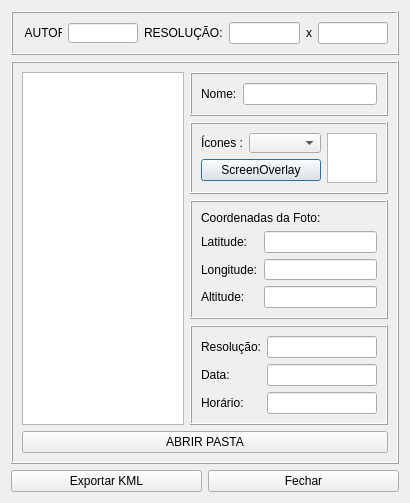
<?xml version="1.0" encoding="UTF-8"?>
<ui version="4.0">
 <class>Dialog</class>
 <widget class="QDialog" name="Dialog">
  <property name="windowModality">
   <enum>Qt::ApplicationModal</enum>
  </property>
  <property name="geometry">
   <rect>
    <x>0</x>
    <y>0</y>
    <width>410</width>
    <height>503</height>
   </rect>
  </property>
  <property name="minimumSize">
   <size>
    <width>400</width>
    <height>503</height>
   </size>
  </property>
  <property name="maximumSize">
   <size>
    <width>1000</width>
    <height>1000</height>
   </size>
  </property>
  <property name="windowTitle">
   <string>Dialog</string>
  </property>
  <property name="windowIcon">
   <iconset>
    <normaloff>../icones/fotos.png</normaloff>../icones/fotos.png</iconset>
  </property>
  <layout class="QGridLayout" name="gridLayout_16">
   <item row="0" column="0">
    <layout class="QGridLayout" name="gridLayout_15">
     <item row="0" column="0">
      <layout class="QGridLayout" name="gridLayout_14">
       <item row="0" column="0">
        <widget class="QFrame" name="frame_2">
         <property name="frameShape">
          <enum>QFrame::Box</enum>
         </property>
         <property name="frameShadow">
          <enum>QFrame::Raised</enum>
         </property>
         <layout class="QGridLayout" name="gridLayout_3">
          <item row="0" column="0">
           <widget class="QLabel" name="label">
            <property name="maximumSize">
             <size>
              <width>40</width>
              <height>16</height>
             </size>
            </property>
            <property name="text">
             <string> AUTOR:</string>
            </property>
           </widget>
          </item>
          <item row="0" column="1">
           <widget class="QLineEdit" name="lineEdit_Autor">
            <property name="maximumSize">
             <size>
              <width>160</width>
              <height>20</height>
             </size>
            </property>
           </widget>
          </item>
          <item row="0" column="2">
           <widget class="QLabel" name="label_2">
            <property name="text">
             <string>RESOLUÇÃO:</string>
            </property>
           </widget>
          </item>
          <item row="0" column="3">
           <widget class="QLineEdit" name="lineEditExibir"/>
          </item>
          <item row="0" column="4">
           <widget class="QLabel" name="label_11">
            <property name="text">
             <string>x</string>
            </property>
           </widget>
          </item>
          <item row="0" column="5">
           <widget class="QLineEdit" name="lineEditExibir2"/>
          </item>
         </layout>
        </widget>
       </item>
       <item row="1" column="0">
        <widget class="QFrame" name="frame">
         <property name="frameShape">
          <enum>QFrame::Box</enum>
         </property>
         <property name="frameShadow">
          <enum>QFrame::Raised</enum>
         </property>
         <layout class="QGridLayout" name="gridLayout_12">
          <item row="0" column="0">
           <layout class="QGridLayout" name="gridLayout_11">
            <item row="0" column="0">
             <layout class="QGridLayout" name="gridLayout_10">
              <item row="0" column="0">
               <widget class="QTableView" name="tableViewFotos">
                <property name="maximumSize">
                 <size>
                  <width>170</width>
                  <height>360</height>
                 </size>
                </property>
               </widget>
              </item>
              <item row="0" column="1">
               <layout class="QGridLayout" name="gridLayout_9">
                <item row="0" column="0">
                 <widget class="QFrame" name="frame_5">
                  <property name="frameShape">
                   <enum>QFrame::Box</enum>
                  </property>
                  <property name="frameShadow">
                   <enum>QFrame::Raised</enum>
                  </property>
                  <layout class="QGridLayout" name="gridLayout_6">
                   <item row="0" column="0">
                    <widget class="QLabel" name="label_8">
                     <property name="text">
                      <string>Nome:</string>
                     </property>
                    </widget>
                   </item>
                   <item row="0" column="1">
                    <widget class="QLineEdit" name="lineEdit_Nome"/>
                   </item>
                  </layout>
                 </widget>
                </item>
                <item row="1" column="0">
                 <widget class="QFrame" name="frame_8">
                  <property name="frameShape">
                   <enum>QFrame::Box</enum>
                  </property>
                  <property name="frameShadow">
                   <enum>QFrame::Raised</enum>
                  </property>
                  <layout class="QGridLayout" name="gridLayout_8">
                   <item row="0" column="0">
                    <layout class="QGridLayout" name="gridLayout_7">
                     <item row="0" column="0">
                      <layout class="QGridLayout" name="gridLayout_5">
                       <item row="0" column="0">
                        <layout class="QGridLayout" name="gridLayout">
                         <item row="0" column="0">
                          <widget class="QLabel" name="label_9">
                           <property name="text">
                            <string>Ícones :</string>
                           </property>
                          </widget>
                         </item>
                         <item row="0" column="1">
                          <widget class="QComboBox" name="comboBoxLinks">
                           <property name="maximumSize">
                            <size>
                             <width>80</width>
                             <height>20</height>
                            </size>
                           </property>
                          </widget>
                         </item>
                        </layout>
                       </item>
                       <item row="1" column="0">
                        <widget class="QPushButton" name="pushButton_Screen">
                         <property name="styleSheet">
                          <string notr="true">QPushButton {
    /* Mantém o estilo original do botão */
    transition: all 0.2s ease; /* Suaviza todas as transições de estado */
}

QPushButton:hover {
    background-color: qlineargradient(spread:pad, x1:0, y1:0, x2:0, y2:1, stop:0 #00f7ff, stop:1 #00d9ff); /* Gradiente suave em tons de azul neon */
    border: 1px solid #00b3cc; /* Borda azul neon mais escura */
    border-radius: 4px; /* Cantos arredondados */
    box-shadow: 0px 4px 8px rgba(0, 247, 255, 0.8); /* Sombra azul neon brilhante e levemente deslocada para dar profundidade */
}

QPushButton:pressed {
    background-color: qlineargradient(spread:pad, x1:0, y1:0, x2:0, y2:1, stop:0 #00d9ff, stop:1 #00b3cc); /* Gradiente mais escuro para efeito pressionado */
    border: 1px solid #0099b3; /* Borda azul neon ainda mais escura */
    box-shadow: inset 0px 4px 8px rgba(0, 247, 255, 0.8); /* Sombra interna para dar a impressão de que o botão foi pressionado */
    transform: scale(0.98); /* Leve redução no tamanho para simular o pressionar */
}
</string>
                         </property>
                         <property name="text">
                          <string>ScreenOverlay</string>
                         </property>
                        </widget>
                       </item>
                      </layout>
                     </item>
                     <item row="0" column="1">
                      <widget class="QGraphicsView" name="graphicsViewIcones">
                       <property name="sizePolicy">
                        <sizepolicy hsizetype="Fixed" vsizetype="Fixed">
                         <horstretch>0</horstretch>
                         <verstretch>0</verstretch>
                        </sizepolicy>
                       </property>
                       <property name="maximumSize">
                        <size>
                         <width>50</width>
                         <height>50</height>
                        </size>
                       </property>
                      </widget>
                     </item>
                    </layout>
                   </item>
                  </layout>
                 </widget>
                </item>
                <item row="2" column="0">
                 <widget class="QFrame" name="frame_3">
                  <property name="frameShape">
                   <enum>QFrame::Box</enum>
                  </property>
                  <property name="frameShadow">
                   <enum>QFrame::Raised</enum>
                  </property>
                  <layout class="QGridLayout" name="gridLayout_4">
                   <item row="0" column="0" colspan="2">
                    <widget class="QLabel" name="label_4">
                     <property name="text">
                      <string>Coordenadas da Foto:</string>
                     </property>
                    </widget>
                   </item>
                   <item row="1" column="0">
                    <widget class="QLabel" name="label_5">
                     <property name="text">
                      <string>Latitude:</string>
                     </property>
                    </widget>
                   </item>
                   <item row="1" column="1">
                    <widget class="QLineEdit" name="lineEditLatitude"/>
                   </item>
                   <item row="2" column="0">
                    <widget class="QLabel" name="label_6">
                     <property name="text">
                      <string>Longitude:</string>
                     </property>
                    </widget>
                   </item>
                   <item row="2" column="1">
                    <widget class="QLineEdit" name="lineEditLongitude"/>
                   </item>
                   <item row="3" column="0">
                    <widget class="QLabel" name="label_10">
                     <property name="text">
                      <string>Altitude:</string>
                     </property>
                    </widget>
                   </item>
                   <item row="3" column="1">
                    <widget class="QLineEdit" name="lineEditAltitude"/>
                   </item>
                  </layout>
                 </widget>
                </item>
                <item row="3" column="0">
                 <widget class="QFrame" name="frame_4">
                  <property name="frameShape">
                   <enum>QFrame::Box</enum>
                  </property>
                  <property name="frameShadow">
                   <enum>QFrame::Raised</enum>
                  </property>
                  <layout class="QGridLayout" name="gridLayout_2">
                   <item row="0" column="0">
                    <widget class="QLabel" name="label_3">
                     <property name="text">
                      <string>Resolução:</string>
                     </property>
                    </widget>
                   </item>
                   <item row="0" column="1">
                    <widget class="QLineEdit" name="lineEditResolucao"/>
                   </item>
                   <item row="1" column="0">
                    <widget class="QLabel" name="label_13">
                     <property name="text">
                      <string>Data:</string>
                     </property>
                    </widget>
                   </item>
                   <item row="1" column="1">
                    <widget class="QLineEdit" name="lineEditData"/>
                   </item>
                   <item row="2" column="0">
                    <widget class="QLabel" name="label_14">
                     <property name="text">
                      <string>Horário:</string>
                     </property>
                    </widget>
                   </item>
                   <item row="2" column="1">
                    <widget class="QLineEdit" name="lineEditHorario"/>
                   </item>
                  </layout>
                 </widget>
                </item>
               </layout>
              </item>
             </layout>
            </item>
            <item row="1" column="0">
             <widget class="QPushButton" name="pushButtonAbrir">
              <property name="styleSheet">
               <string notr="true">QPushButton {
    /* Mantém o estilo original do botão */
    transition: all 0.2s ease; /* Suaviza todas as transições de estado */
}

QPushButton:hover {
    background-color: qlineargradient(spread:pad, x1:0, y1:0, x2:0, y2:1, stop:0 #80dfff, stop:1 #66c2ff); /* Gradiente suave em tons de azul malibu */
    border: 1px solid #3399ff; /* Borda azul malibu mais escura */
    border-radius: 4px; /* Cantos arredondados */
    box-shadow: 0px 4px 8px rgba(102, 194, 255, 0.8); /* Sombra azul malibu brilhante e levemente deslocada para dar profundidade */
}

QPushButton:pressed {
    background-color: qlineargradient(spread:pad, x1:0, y1:0, x2:0, y2:1, stop:0 #66c2ff, stop:1 #3399ff); /* Gradiente mais escuro para efeito pressionado */
    border: 1px solid #007acc; /* Borda azul malibu ainda mais escura */
    box-shadow: inset 0px 4px 8px rgba(102, 194, 255, 0.8); /* Sombra interna para dar a impressão de que o botão foi pressionado */
    transform: scale(0.98); /* Leve redução no tamanho para simular o pressionar */
}
</string>
              </property>
              <property name="text">
               <string>ABRIR PASTA</string>
              </property>
             </widget>
            </item>
           </layout>
          </item>
         </layout>
        </widget>
       </item>
      </layout>
     </item>
     <item row="1" column="0">
      <layout class="QGridLayout" name="gridLayout_13">
       <item row="0" column="0">
        <widget class="QPushButton" name="pushButtonKMZ">
         <property name="styleSheet">
          <string notr="true">QPushButton {
    /* Mantém o estilo original do botão */
    transition: all 0.2s ease; /* Suaviza todas as transições de estado */
}

QPushButton:hover {
    background-color: qlineargradient(spread:pad, x1:0, y1:0, x2:0, y2:1, stop:0 #e6ccff, stop:1 #cc99ff); /* Gradiente suave em tons de púrpura claro */
    border: 1px solid #9933ff; /* Borda púrpura mais escura */
    border-radius: 4px; /* Cantos arredondados */
    box-shadow: 0px 4px 8px rgba(128, 0, 128, 0.8); /* Sombra púrpura brilhante e levemente deslocada para dar profundidade */
}

QPushButton:pressed {
    background-color: qlineargradient(spread:pad, x1:0, y1:0, x2:0, y2:1, stop:0 #cc99ff, stop:1 #9933ff); /* Gradiente mais escuro para efeito pressionado */
    border: 1px solid #660099; /* Borda púrpura ainda mais escura */
    box-shadow: inset 0px 4px 8px rgba(128, 0, 128, 0.8); /* Sombra interna para dar a impressão de que o botão foi pressionado */
    transform: scale(0.98); /* Leve redução no tamanho para simular o pressionar */
}
</string>
         </property>
         <property name="text">
          <string>Exportar KML</string>
         </property>
        </widget>
       </item>
       <item row="0" column="1">
        <widget class="QPushButton" name="pushButtonFecha">
         <property name="styleSheet">
          <string notr="true">QPushButton {
    /* Mantém o estilo original do botão */
    transition: all 0.2s ease; /* Suaviza todas as transições de estado */
}

QPushButton:hover {
    background-color: qlineargradient(spread:pad, x1:0, y1:0, x2:0, y2:1, stop:0 #ffcccc, stop:1 #ff9999); /* Gradiente suave em tons de vermelho claro */
    border: 1px solid #ff6666; /* Borda vermelha mais escura */
    border-radius: 4px; /* Cantos arredondados */
    box-shadow: 0px 4px 8px rgba(255, 0, 0, 0.8); /* Sombra vermelha brilhante e levemente deslocada para dar profundidade */
}

QPushButton:pressed {
    background-color: qlineargradient(spread:pad, x1:0, y1:0, x2:0, y2:1, stop:0 #ff9999, stop:1 #ff6666); /* Gradiente mais escuro para efeito pressionado */
    border: 1px solid #cc0000; /* Borda vermelha ainda mais escura */
    box-shadow: inset 0px 4px 8px rgba(255, 0, 0, 0.8); /* Sombra interna para dar a impressão de que o botão foi pressionado */
    transform: scale(0.98); /* Leve redução no tamanho para simular o pressionar */
}
</string>
         </property>
         <property name="text">
          <string>Fechar</string>
         </property>
        </widget>
       </item>
      </layout>
     </item>
    </layout>
   </item>
  </layout>
 </widget>
 <resources/>
 <connections/>
</ui>
